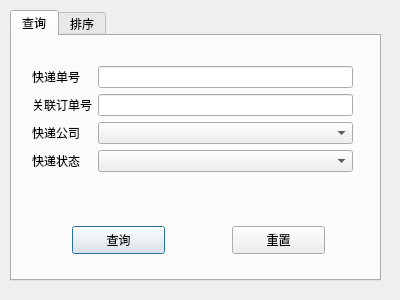
<?xml version="1.0" encoding="UTF-8"?>
<ui version="4.0">
 <class>UPakageQuery</class>
 <widget class="QDialog" name="UPakageQuery">
  <property name="geometry">
   <rect>
    <x>0</x>
    <y>0</y>
    <width>400</width>
    <height>300</height>
   </rect>
  </property>
  <property name="windowTitle">
   <string>Dialog</string>
  </property>
  <widget class="QTabWidget" name="tabWidget">
   <property name="geometry">
    <rect>
     <x>10</x>
     <y>10</y>
     <width>371</width>
     <height>271</height>
    </rect>
   </property>
   <property name="currentIndex">
    <number>0</number>
   </property>
   <widget class="QWidget" name="tab">
    <attribute name="title">
     <string>查询</string>
    </attribute>
    <widget class="QWidget" name="formLayoutWidget">
     <property name="geometry">
      <rect>
       <x>20</x>
       <y>30</y>
       <width>321</width>
       <height>121</height>
      </rect>
     </property>
     <layout class="QFormLayout" name="formLayout">
      <item row="0" column="0">
       <widget class="QLabel" name="label">
        <property name="text">
         <string>快递单号</string>
        </property>
       </widget>
      </item>
      <item row="0" column="1">
       <widget class="QLineEdit" name="lineEdit_select_pid"/>
      </item>
      <item row="1" column="0">
       <widget class="QLabel" name="label_2">
        <property name="text">
         <string>关联订单号</string>
        </property>
       </widget>
      </item>
      <item row="1" column="1">
       <widget class="QLineEdit" name="lineEdit_select_oid"/>
      </item>
      <item row="2" column="0">
       <widget class="QLabel" name="label_3">
        <property name="text">
         <string>快递公司</string>
        </property>
       </widget>
      </item>
      <item row="3" column="0">
       <widget class="QLabel" name="label_4">
        <property name="text">
         <string>快递状态</string>
        </property>
       </widget>
      </item>
      <item row="3" column="1">
       <widget class="QComboBox" name="comboBox_select_state">
        <item>
         <property name="text">
          <string/>
         </property>
        </item>
        <item>
         <property name="text">
          <string>待派发</string>
         </property>
        </item>
        <item>
         <property name="text">
          <string>已取件</string>
         </property>
        </item>
        <item>
         <property name="text">
          <string>待取中</string>
         </property>
        </item>
        <item>
         <property name="text">
          <string>运输中</string>
         </property>
        </item>
       </widget>
      </item>
      <item row="2" column="1">
       <widget class="QComboBox" name="comboBox_select_company">
        <item>
         <property name="text">
          <string/>
         </property>
        </item>
        <item>
         <property name="text">
          <string>中通</string>
         </property>
        </item>
        <item>
         <property name="text">
          <string>圆通</string>
         </property>
        </item>
        <item>
         <property name="text">
          <string>申通</string>
         </property>
        </item>
        <item>
         <property name="text">
          <string>韵达</string>
         </property>
        </item>
        <item>
         <property name="text">
          <string>中国邮政</string>
         </property>
        </item>
        <item>
         <property name="text">
          <string>京东</string>
         </property>
        </item>
        <item>
         <property name="text">
          <string>顺丰</string>
         </property>
        </item>
        <item>
         <property name="text">
          <string>极兔</string>
         </property>
        </item>
       </widget>
      </item>
     </layout>
    </widget>
    <widget class="QPushButton" name="pushButton_select_commit">
     <property name="geometry">
      <rect>
       <x>60</x>
       <y>190</y>
       <width>93</width>
       <height>28</height>
      </rect>
     </property>
     <property name="text">
      <string>查询</string>
     </property>
    </widget>
    <widget class="QPushButton" name="pushButton_select_reset">
     <property name="geometry">
      <rect>
       <x>220</x>
       <y>190</y>
       <width>93</width>
       <height>28</height>
      </rect>
     </property>
     <property name="text">
      <string>重置</string>
     </property>
    </widget>
   </widget>
   <widget class="QWidget" name="tab_2">
    <attribute name="title">
     <string>排序</string>
    </attribute>
    <widget class="QWidget" name="formLayoutWidget_2">
     <property name="geometry">
      <rect>
       <x>60</x>
       <y>30</y>
       <width>221</width>
       <height>121</height>
      </rect>
     </property>
     <layout class="QFormLayout" name="formLayout_2">
      <item row="0" column="0">
       <widget class="QLabel" name="label_5">
        <property name="text">
         <string>快递单号</string>
        </property>
       </widget>
      </item>
      <item row="1" column="0">
       <widget class="QLabel" name="label_6">
        <property name="text">
         <string>寄件时间</string>
        </property>
       </widget>
      </item>
      <item row="2" column="0">
       <widget class="QLabel" name="label_7">
        <property name="text">
         <string>快递公司</string>
        </property>
       </widget>
      </item>
      <item row="3" column="0">
       <widget class="QLabel" name="label_8">
        <property name="text">
         <string>快递状态</string>
        </property>
       </widget>
      </item>
      <item row="0" column="1">
       <widget class="QComboBox" name="comboBox_sort_pid">
        <item>
         <property name="text">
          <string/>
         </property>
        </item>
        <item>
         <property name="text">
          <string>升序</string>
         </property>
        </item>
        <item>
         <property name="text">
          <string>降序</string>
         </property>
        </item>
       </widget>
      </item>
      <item row="1" column="1">
       <widget class="QComboBox" name="comboBox_sort_time">
        <item>
         <property name="text">
          <string/>
         </property>
        </item>
        <item>
         <property name="text">
          <string>升序</string>
         </property>
        </item>
        <item>
         <property name="text">
          <string>降序</string>
         </property>
        </item>
       </widget>
      </item>
      <item row="3" column="1">
       <widget class="QComboBox" name="comboBox_sort_state">
        <item>
         <property name="text">
          <string/>
         </property>
        </item>
        <item>
         <property name="text">
          <string>升序</string>
         </property>
        </item>
        <item>
         <property name="text">
          <string>降序</string>
         </property>
        </item>
       </widget>
      </item>
      <item row="2" column="1">
       <widget class="QComboBox" name="comboBox_sort_company">
        <item>
         <property name="text">
          <string/>
         </property>
        </item>
        <item>
         <property name="text">
          <string>升序</string>
         </property>
        </item>
        <item>
         <property name="text">
          <string>降序</string>
         </property>
        </item>
       </widget>
      </item>
     </layout>
    </widget>
    <widget class="QPushButton" name="pushButton_sort_commit">
     <property name="geometry">
      <rect>
       <x>50</x>
       <y>180</y>
       <width>93</width>
       <height>28</height>
      </rect>
     </property>
     <property name="text">
      <string>确定</string>
     </property>
    </widget>
    <widget class="QPushButton" name="pushButton_sort_reset">
     <property name="geometry">
      <rect>
       <x>200</x>
       <y>180</y>
       <width>93</width>
       <height>28</height>
      </rect>
     </property>
     <property name="text">
      <string>重置</string>
     </property>
    </widget>
   </widget>
  </widget>
 </widget>
 <resources/>
 <connections/>
</ui>
